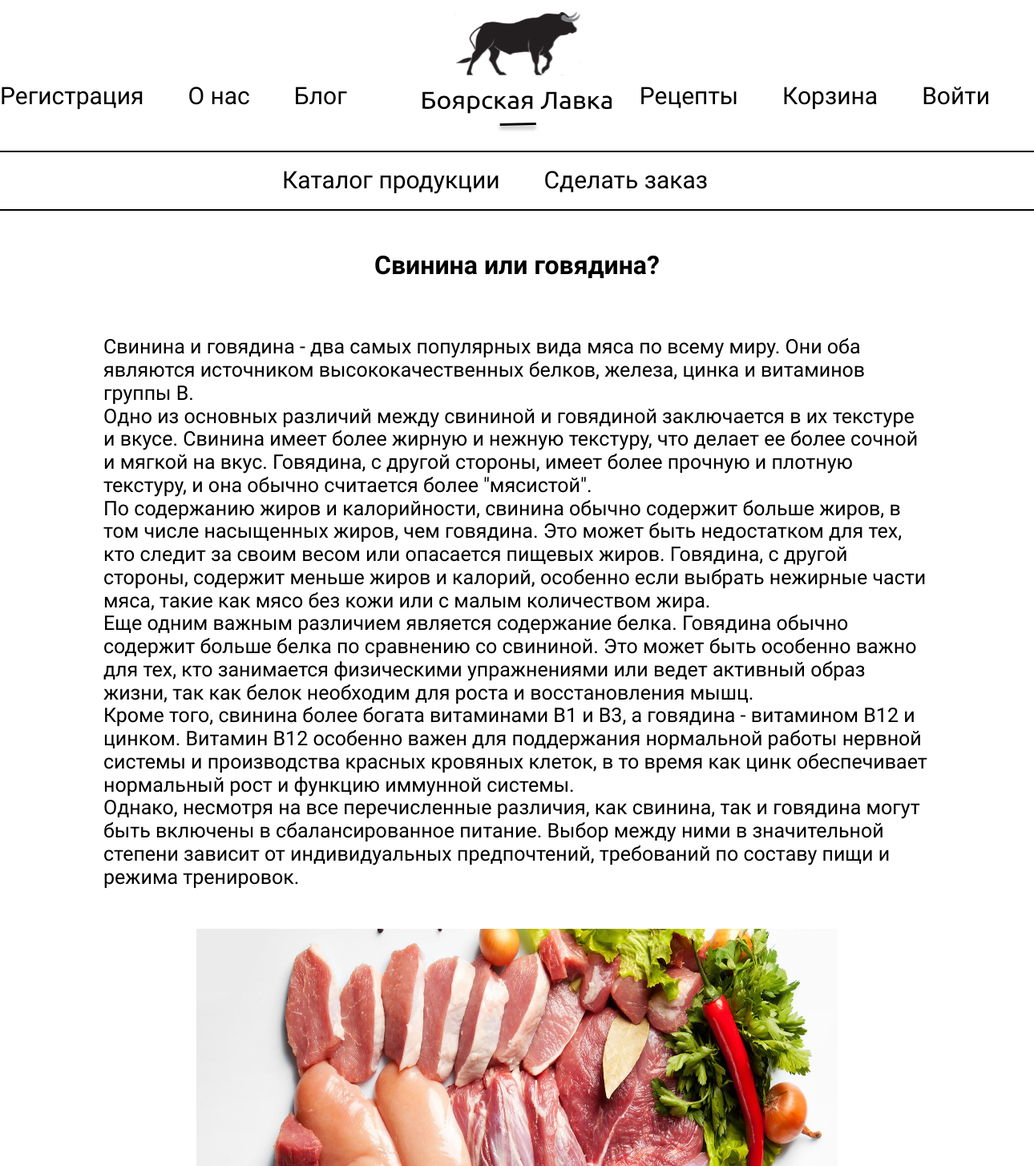
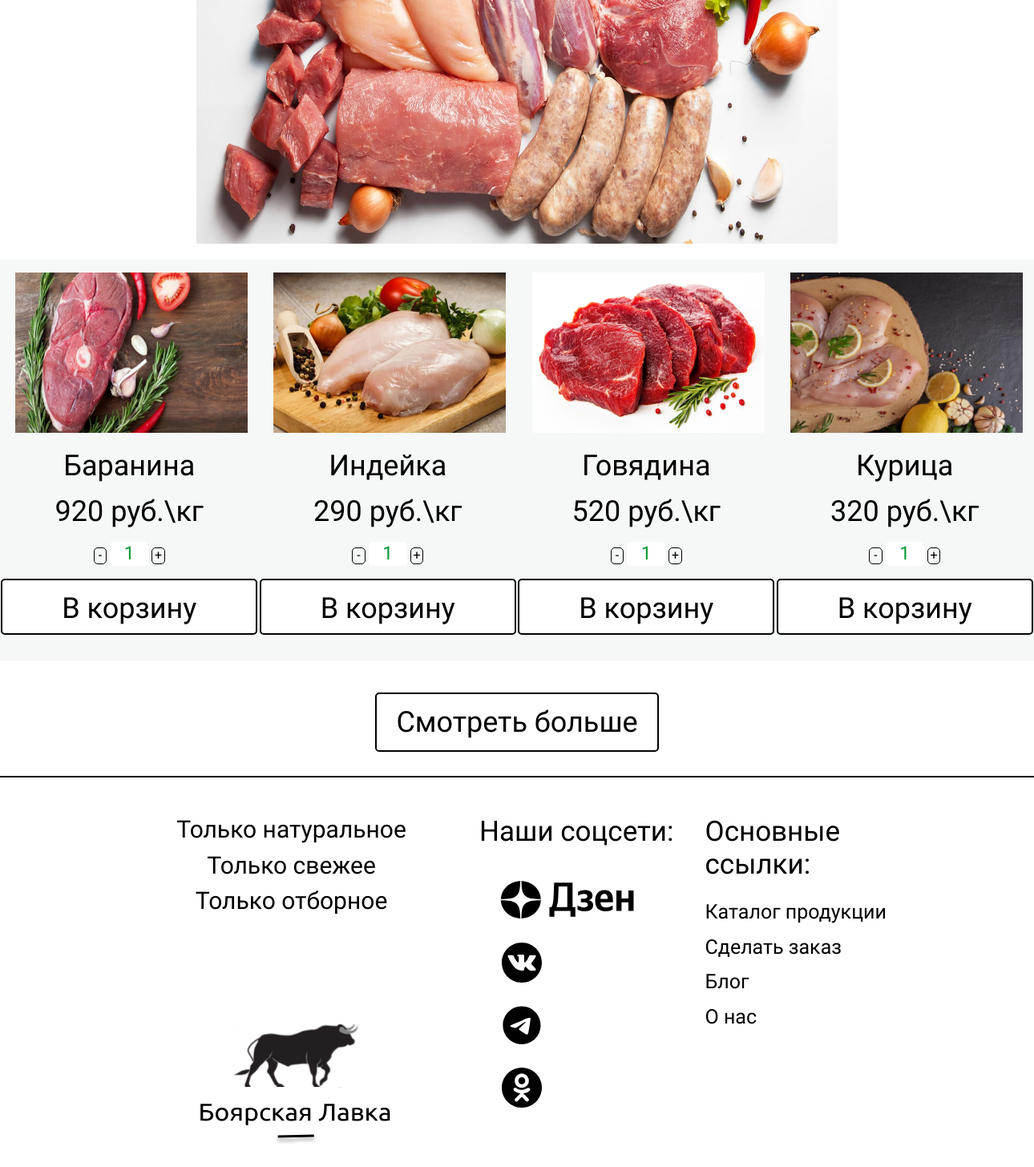
Page /blog/2 on the committed database (2 pictures, top to bottom).
### blog/models.py (models this page shows)
class Blog(models.Model):
    title = models.CharField(max_length=250)
    preview = RichTextField(max_length=500, default="")
    body = RichTextField()
    created = models.DateTimeField(auto_now_add=True)
    modified = models.DateTimeField(auto_now=True)
    is_receipt = models.BooleanField(default=False)
    image = models.ImageField(upload_to='img', default="img/1.png", null=True)

### butcher_shop_app/models.py (models this page shows)
class Product(models.Model):
    name = models.CharField(max_length=200)
    cost = models.PositiveIntegerField()
    category_name = models.ManyToManyField(ProductCategories, default="Вне категорий")
    preview = RichTextField(default="Без описания", max_length=500)
    description = RichTextField(default="Без описания")
    image = models.ImageField(upload_to='img', default="img/1.png")
    def __str__(self):
        return self.name

### blog/views.py (the view)
# urls.py: path('<int:id>', blog_detail, name="blog_detail")
def blog_detail(request, id):
    context = {}
    post = get_object_or_404(Blog, id=id)
    context['post'] = post
    products = Product.objects.all()[0:4]
    context["products_block"] = products
    return render(request, 'blog/blog_detail.html', context)

### blog/templates/blog/blog_detail.html (shortened to what this page needs)
{% extends 'butcher_shop_app/base.html' %}
{% block content %}
 <h1 class="blog_title">{{post.title}}</h1>
  <div class="blog_body">
    {{post.body|safe}}
  </div>
  <img src="{{post.image.url}}" class="blog_img">
    <div class="index__cart__block">
    <div class="simple__cart__row">
      {% include "butcher_shop_app/product_row.html" %}
    </div>
    <a href="{% url 'product_list' %}" class="standart__button view__more_btn">Смотреть больше</a>
  </div>
    <hr class="header__line" />
{% endblock %}

### butcher_shop_app/templates/butcher_shop_app/product_row.html (shortened to what this page needs)
{% load static %}
<div class="simple__cart__row">
    {% for product in products_block %}
    <div class="product__card">
        <img class="product__card__img" src="{{product.image.url}}">
        <a href="{% url 'product_detail' pk=product.id %}" class="product__card__title">{{product}}</a>
        <form method="POST" id="product_list_add_to_cart{{product.id}}" name="{{product.id}}">
            <span class="product__card__cost"> {{product.cost}} руб.\кг</span>
            <button type="button" class="product__card_change_btn"
                    onclick="sub_cart_count('product_list_count{{product.id}}')">-
            </button>
            <input class="product__card__count__input" id="product_list_count{{product.id}}" name="count"
                   type="number" min="1"
                   value="1">
            <button type="button" class="product__card_change_btn"
                    onclick="add_cart_count('product_list_count{{product.id}}')">
                +
            </button>
            <button type="submit" class="standart__button">В корзину</button>
        </form>
    </div>
    {% endfor %}
</div>

### butcher_shop_app/static/butcher_shop_app/css/style.css (style rules this page uses)
html { height: 100%; width: 100%; max-width: 1500px; margin-right: auto; margin-left: auto; font-family: Ubuntu; font-weight: 400; }
a { text-decoration: none; color: inherit; }
input { all: unset; color: #009833; padding-left: 60px; width: 200px; display: block; background: white; height: 70px; border-radius: 5px; }
::placeholder { color: #009833; }
button { background: none; color: inherit; border: none; padding: 0; font: inherit; cursor: pointer; outline: inherit; }
.header__line { border: 1px solid #000000; }
.standart__button { width: 320px; height: 70px; line-height: 70px; background: #FFFFFF; border: 2px solid #000000; border-radius: 5px; display: block; font-size: 36px; align-items: center; text-align: center; margin-left: auto; margin-right: auto; }
.simple__cart__row { display: flex; justify-content: space-between; height: 100%; width: 100%; margin: 10px 0; }
.product__card { display: inline-block; text-align: center; background-color: #f6f7f7; width: 350px; height: 500px; }
.product__card__img { margin-left: 1.5%; margin-top: 5%; width: 90%; height: 40%; }
.product__card__title { margin-top: 5%; margin-bottom: 5%; display: block; font-size: 36px; }
.product__card__cost { margin-top: 5%; margin-bottom: 5%; display: block; font-size: 36px; }
.product__card__count__input { display: inline-block; width: 15%; height: 30px; initial-value: 1; font-family: Ubuntu; font-weight: 400; font-size: 23px; margin-bottom: 5%; padding: 0; }
.product__card_change_btn { height: 4%; width: 5%; border: 1px solid #000000; border-radius: 5px; }
.view__more_btn { margin: 30px auto; width: 350px; }
.blog_title { text-align: center; margin-top: 50px; margin-bottom: 70px; }
.blog_body { width: 80%; margin: 0 auto 50px; font-size: 25px; }
.blog_img { display: block; height: 600px; width: 800px; margin: 0 auto; }

### rows in the picture
Blog: title "Свинина или говядина?", body "Свинина и говядина - два самых популярных вида мяса по всему миру. Они оба являются источником высококачественных белков, железа, цинка и витаминов группы В. Одно из основных различий между свининой и говядиной заключается в их текстуре и вкусе. Свинина имеет более жирную и нежную текстуру, что делает ее более сочной и мягкой на вкус. Говядина, с другой стороны, имеет более прочную и плотную текстуру, и она обычно считается более \"мясистой\". По содержанию жиров и калорийности, свинина обычно содержит больше жиров, в том числе насыщенных жиров, чем говядина. Это может быть недостатком для тех, кто следит за своим весом или опасается пищевых жиров. Говядина, с другой стороны, содержит меньше…", image (picture)
Product: image (picture), name "Баранина", cost "920"
Product: image (picture), name "Индейка", cost "290"
Product: image (picture), name "Говядина", cost "520"
Product: image (picture), name "Курица", cost "320"
